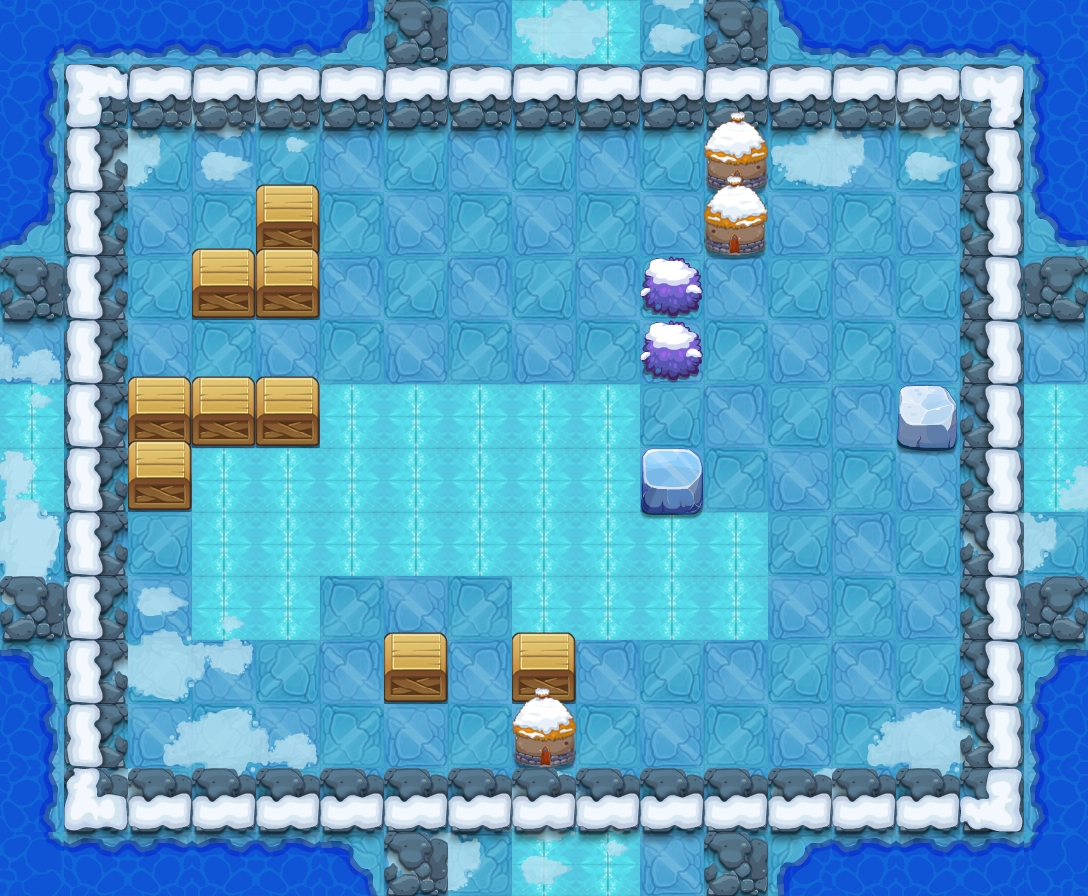

Below is a game level as drawn by its tile map, then a one-line description and the .tmx that defines it (tile-layer data replaced by summaries):
An orthogonal 17x14 tile map with 64x64 px tiles, 14 tile layers (PASS, 块层 2, 块层 17, 块层 16, ...) and 11 objects (7x TRAP, 3x fkdjmr1, PLAYER).

<map version="1.0" orientation="orthogonal" width="17" height="14" tilewidth="64" tileheight="64">
 <properties>
  <property name="DESTRY1" value="96" />
  <property name="DESTRY2" value="98" />
  <property name="DESTRY3" value="219" />
  <property name="DESTRY4" value="119" />
  <property name="DESTRY_COUNT" value="4" />
  <property name="EXP" value="1280" />
  <property name="ITEM" value="D050" />
  <property name="LOSE_SCRIPT" value="" />
  <property name="MONEY" value="1920" />
  <property name="START_SCRIPT" value="" />
  <property name="WIN_SCRIPT" value="" />
 </properties>
 <tileset firstgid="1" name="jdbl2" tilewidth="64" tileheight="64">
  <image source="jdbl2-hd.png" width="1000" height="1000" />
 </tileset>
 <layer name="PASS" width="17" height="14">
  <data>[238 cells, 127 non-empty, 10 distinct tile ids]</data>
 </layer>
 <layer name="块层 2" width="17" height="14">
  <data>[238 cells, 152 non-empty, 13 distinct tile ids]</data>
 </layer>
 <layer name="块层 17" width="17" height="14">
  <data>[238 cells, 42 non-empty, 8 distinct tile ids]</data>
 </layer>
 <layer name="块层 16" width="17" height="14">
  <data>[238 cells, 63 non-empty, 4 distinct tile ids]</data>
 </layer>
 <layer name="块层 3" width="17" height="14">
  <data>[238 cells, 58 non-empty, 1 distinct tile ids]</data>
 </layer>
 <layer name="块层 4" width="17" height="14">
  <data>[238 cells, 50 non-empty, 2 distinct tile ids]</data>
 </layer>
 <layer name="块层 5" width="17" height="14">
  <data>[238 cells, 16 non-empty, 5 distinct tile ids]</data>
 </layer>
 <layer name="SHELTER 10" width="17" height="14">
  <data>[238 cells, 1 non-empty, 1 distinct tile ids]</data>
 </layer>
 <layer name="SHELTER 9" width="17" height="14">
  <data>[238 cells, 2 non-empty, 1 distinct tile ids]</data>
 </layer>
 <layer name="SHELTER 6" width="17" height="14">
  <data>[238 cells, 1 non-empty, 1 distinct tile ids]</data>
 </layer>
 <layer name="SHELTER 5" width="17" height="14">
  <data>[238 cells, 3 non-empty, 1 distinct tile ids]</data>
 </layer>
 <layer name="SHELTER 3" width="17" height="14">
  <data>[238 cells, 2 non-empty, 1 distinct tile ids]</data>
 </layer>
 <layer name="SHELTER 2" width="17" height="14">
  <data>[238 cells, 2 non-empty, 2 distinct tile ids]</data>
 </layer>
 <layer name="SHELTER 1" width="17" height="14">
  <data>[238 cells, 2 non-empty, 2 distinct tile ids]</data>
 </layer>
 <objectgroup name="对象层 1" width="34" height="28">
  <object name="PLAYER" type="PLAYER" x="128" y="128" width="64" height="64" />
  <object name="fkdjmr1" x="256" y="640" width="64" height="64">
   <properties>
    <property name="lua_ai" value="monster_fkdjmr_ai" />
    <property name="quality" value="fkdjmr1.quality" />
   </properties>
  </object>
  <object name="fkdjmr1" x="832" y="576" width="64" height="64">
   <properties>
    <property name="lua_ai" value="monster_fkdjmr_ai" />
    <property name="quality" value="fkdjmr1.quality" />
   </properties>
  </object>
  <object name="fkdjmr1" x="832" y="256" width="64" height="64">
   <properties>
    <property name="lua_ai" value="monster_fkdjmr_ai" />
    <property name="quality" value="fkdjmr1.quality" />
   </properties>
  </object>
  <object name="ice_road" type="TRAP" x="320" y="384" width="320" height="192">
   <properties>
    <property name="lua_ai" value="ice_road_ai" />
   </properties>
  </object>
  <object name="ice_road" type="TRAP" x="192" y="448" width="128" height="192">
   <properties>
    <property name="lua_ai" value="ice_road_ai" />
   </properties>
  </object>
  <object name="ice_road" type="TRAP" x="512" y="512" width="256" height="128">
   <properties>
    <property name="lua_ai" value="ice_road_ai" />
   </properties>
  </object>
  <object name="mp1" type="TRAP" x="128" y="704" width="64" height="64">
   <properties>
    <property name="trap_ani" value="mp.actor" />
    <property name="trap_floor" value="true" />
    <property name="trap_id" value="0" />
    <property name="trap_script" value="trap_moveto(&quot;PLAYER&quot;, &quot;mp1&quot;,target(&quot;mp2&quot;):getX(),target(&quot;mp2&quot;):getY() );" />
    <property name="trap_sound_id" value="1" />
    <property name="trap_start_mode" value="0" />
    <property name="trap_state" value="open" />
   </properties>
  </object>
  <object name="mp2" type="TRAP" x="896" y="128" width="64" height="64">
   <properties>
    <property name="trap_ani" value="mp.actor" />
    <property name="trap_floor" value="true" />
    <property name="trap_id" value="0" />
    <property name="trap_script" value="trap_moveto(&quot;PLAYER&quot;, &quot;mp2&quot;,target(&quot;mp1&quot;):getX(),target(&quot;mp1&quot;):getY() );" />
    <property name="trap_sound_id" value="1" />
    <property name="trap_start_mode" value="0" />
    <property name="trap_state" value="open" />
   </properties>
  </object>
  <object name="zi_dan_left1" type="TRAP" x="576" y="320" width="64" height="64">
   <properties>
    <property name="trap_ani" value="fire_cat_left.actor" />
    <property name="trap_delay" value="2" />
    <property name="trap_id" value="0" />
    <property name="trap_script" value="trap(&quot;zi_dan_left1&quot;):setAtkPower(target(&quot;PLAYER&quot;):getHP()*0.1);trap(&quot;zi_dan_left1&quot;):turnLeft(); trap(&quot;zi_dan_left1&quot;):getAI():getActions():addObject( AIUseSkill:create(   SkillLua:create(&quot;skill_0001&quot;)  )  );" />
    <property name="trap_start_mode" value="2" />
    <property name="trap_state" value="open" />
   </properties>
  </object>
  <object name="zi_dan_left2" type="TRAP" x="832" y="384" width="64" height="64">
   <properties>
    <property name="trap_ani" value="fire_cat_left.actor" />
    <property name="trap_delay" value="2" />
    <property name="trap_id" value="0" />
    <property name="trap_script" value="trap(&quot;zi_dan_left2&quot;):setAtkPower(target(&quot;PLAYER&quot;):getHP()*0.1);trap(&quot;zi_dan_left2&quot;):turnLeft(); trap(&quot;zi_dan_left2&quot;):getAI():getActions():addObject( AIUseSkill:create(   SkillLua:create(&quot;skill_0001&quot;)  )  );" />
    <property name="trap_start_mode" value="2" />
    <property name="trap_state" value="open" />
   </properties>
  </object>
 </objectgroup>
</map>
